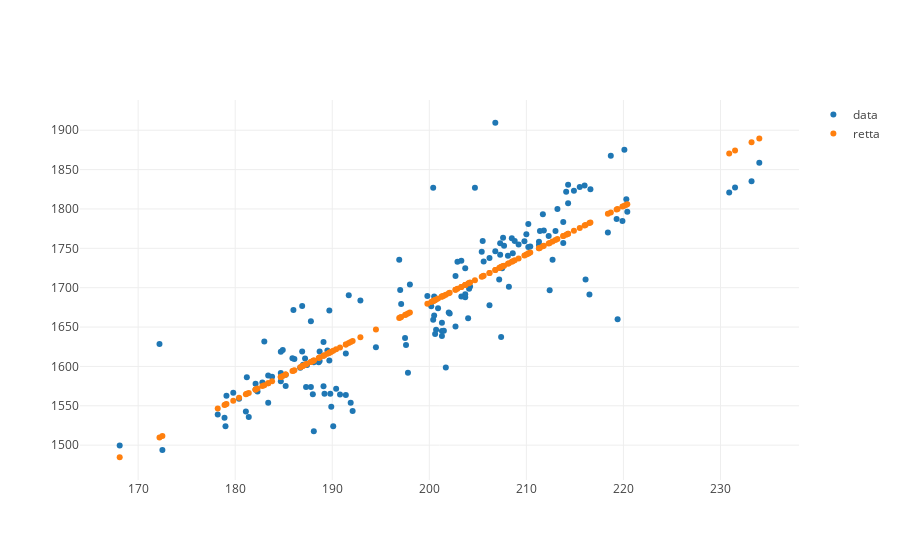

Source (notebook cell):
### Code cell
# Punto 2
#Disegnare in un unico grafico lo scatter plot delle osservazioni e la retta di regressione


py.init_notebook_mode(connected=True)
y_retta=w*x[:,0]+b

data=[
    go.Scatter(x=x[:,0],y=y,mode="markers",name="data"),
    go.Scatter(x=x[:,0],y=y_retta,mode="markers",name="retta ")
]
layout = go.Layout()
fig = go.Figure(data, layout)


py.iplot(fig)

### Figure 1 — Plotly figure (JSON) as saved in the notebook; plotly's stock layout.template omitted (floating-point values rounded to 4 significant figures; data arrays with more than 128 entries replaced by an {"elided": "..."} marker saying what was removed)
{"data": [{"mode": "markers", "name": "data", "type": "scatter", "uid": "f4213758-df7b-11e8-8643-a402b9828abf", "x": {"elided": "155 float values"}, "y": {"elided": "155 float values"}}, {"mode": "markers", "name": "retta ", "type": "scatter", "uid": "f4213759-df7b-11e8-81ae-a402b9828abf", "x": {"elided": "155 float values"}, "y": {"elided": "155 float values"}}], "layout": {}}
